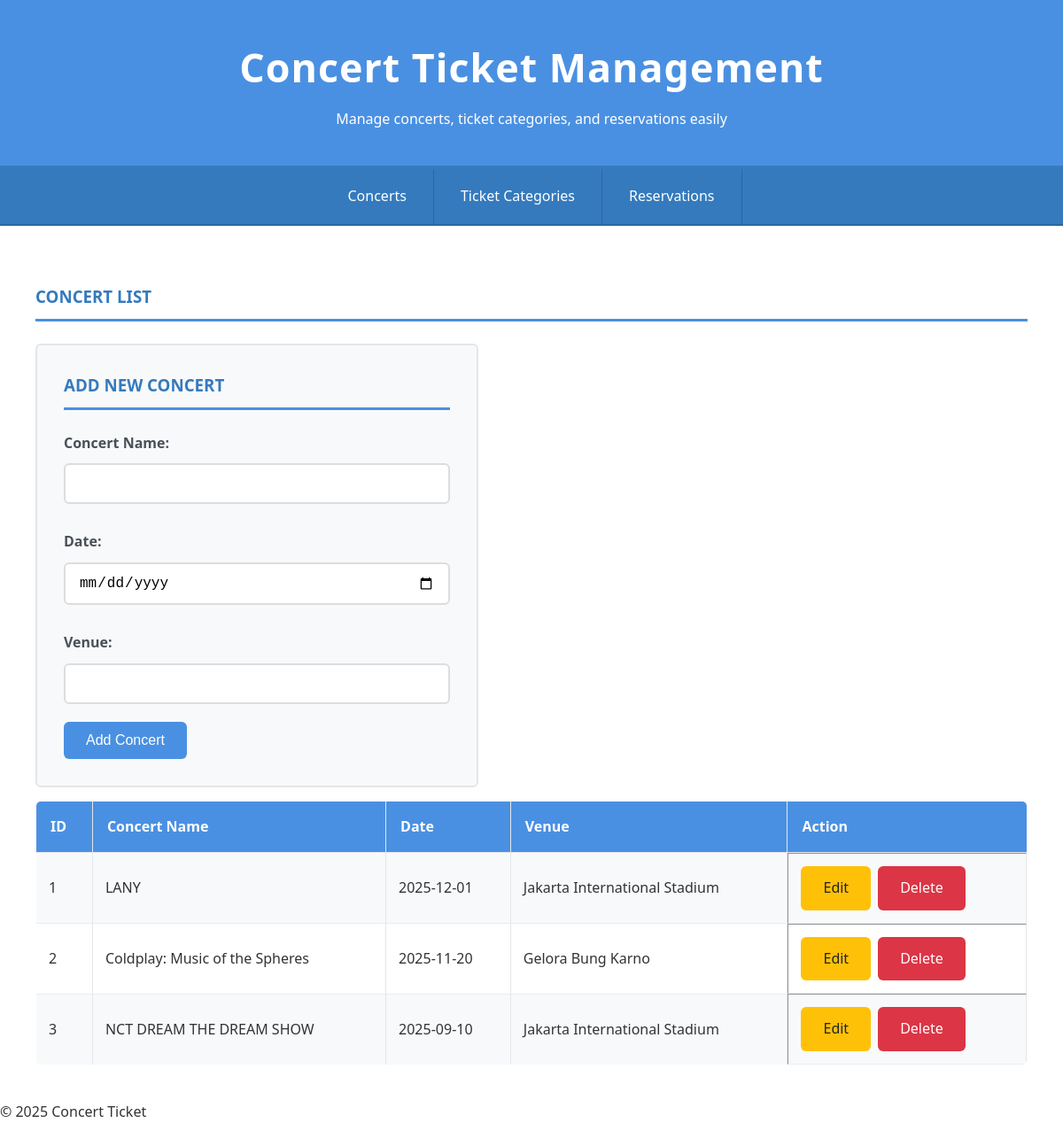
The page /?page=concerts on the database its author committed.
### tables this page shows
CREATE TABLE `concerts` (
  `id_concert` int(11) NOT NULL,
  `concert_name` varchar(100) NOT NULL,
  `date` date NOT NULL,
  `venue` varchar(100) NOT NULL
);

### config/db.php (called while the page is built, shortened)
<?php
class Database {
    private $host = "localhost";
    private $username = "root";
    private $password = "";
    private $dbname = "db_concert";
    public function __construct() {
        try {
            $this->conn = new PDO("mysql:host=$this->host;dbname=$this->dbname", $this->username, $this->password);
        } catch (PDOException $e) {
            echo "Connection failed: " . $e->getMessage();
        }
    }
}
?>

### class/Concert.php (called while the page is built, shortened)
<?php
require_once 'config/db.php';
class Concert {
    private $db;
    public function __construct() {
        $this->db = (new Database())->conn;
    }
    public function getAllConcerts() {
        $stmt = $this->db->prepare("SELECT * FROM concerts");
        $stmt->execute();
        return $stmt->fetchAll(PDO::FETCH_ASSOC);
    }
}
?>

### view/concerts.php (the view, shortened to what this page needs)
<?php
require_once 'class/Concert.php';
$concert = new Concert();
$editData = null;
$concerts = $concert->getAllConcerts();
?>
<h3>Concert List</h3>
<form method="POST">
    <h3><?= $editData ? "Edit Concert" : "Add New Concert" ?></h3>
    <label>Concert Name:</label>
    <input type="text" name="concert_name" value="<?= htmlspecialchars($editData['concert_name'] ?? '') ?>" required>
    <label>Date:</label>
    <input type="date" name="date" value="<?= $editData['date'] ?? '' ?>" required>
    <label>Venue:</label>
    <input type="text" name="venue" value="<?= htmlspecialchars($editData['venue'] ?? '') ?>" required>
    <?php if ($editData): ?>
        <button type="submit" name="update">Update Concert</button>
        <a href="?page=concerts" class="btn btn-danger">Cancel</a>
    <?php else: ?>
        <button type="submit" name="add">Add Concert</button>
    <?php endif; ?>
</form>
<table border="1">
    <tr>
        <th>ID</th>
        <th>Concert Name</th>
        <th>Date</th>
        <th>Venue</th>
        <th>Action</th>
    </tr>
    <?php foreach ($concerts as $c): ?>
    <tr>
        <td><?= $c['id_concert'] ?></td>
        <td><?= htmlspecialchars($c['concert_name']) ?></td>
        <td><?= $c['date'] ?></td>
        <td><?= htmlspecialchars($c['venue']) ?></td>
        <td class="table-actions">
            <a href="?page=concerts&edit=<?= $c['id_concert'] ?>" class="btn btn-warning">Edit</a>
            <a href="?page=concerts&delete=<?= $c['id_concert'] ?>" class="btn btn-danger" onclick="return confirm('Are you sure?')">Delete</a>
        </td>
    </tr>
    <?php endforeach; ?>
</table>

### style.css (style rules this page uses)
* { margin: 0; padding: 0; box-sizing: border-box; }
body { font-family: 'Segoe UI', Tahoma, Geneva, Verdana, sans-serif; background-color: hsl(216, 33%, 97%); color: #333; line-height: 1.6; min-height: 100vh; }
h2, h3 { color: #357abd; margin-bottom: 25px; text-transform: uppercase; font-weight: 600; border-bottom: 3px solid #4a90e2; padding-bottom: 10px; }
table { width: 100%; border-collapse: collapse; margin-top: 15px; background-color: white; border-radius: 6px; overflow: hidden; border: 1px solid #e3e6ea; }
th { background-color: #4a90e2; color: white; padding: 16px; text-align: left; }
td { padding: 14px; border-bottom: 1px solid #e9ecef; }
tbody tr:nth-child(even) { background-color: #f8f9fa; }
form { background-color: #f8f9fa; padding: 30px; border-radius: 6px; border: 2px solid #e3e6ea; width: 500px; }
label { font-weight: 600; color: #495057; margin-top: 10px; display: block; }
input, select { width: 100%; padding: 12px 15px; margin: 10px 0 20px 0; border: 2px solid #ddd; border-radius: 6px; font-size: 16px; transition: border-color 0.3s ease; }
button, .btn { background-color: #4a90e2; color: white; padding: 12px 25px; border: none; border-radius: 6px; cursor: pointer; font-size: 16px; font-weight: 500; transition: 0.3s ease; text-decoration: none; }
.btn-danger { background-color: #dc3545; }
.btn-warning { background-color: #ffc107; color: #212529; }
.table-actions { display: flex; gap: 8px; }

### rows shown on the page
concerts: id_concert "1", concert_name "LANY", date "2025-12-01", venue "Jakarta International Stadium"
concerts: id_concert "2", concert_name "Coldplay: Music of the Spheres", date "2025-11-20", venue "Gelora Bung Karno"
concerts: id_concert "3", concert_name "NCT DREAM THE DREAM SHOW", date "2025-09-10", venue "Jakarta International Stadium"
